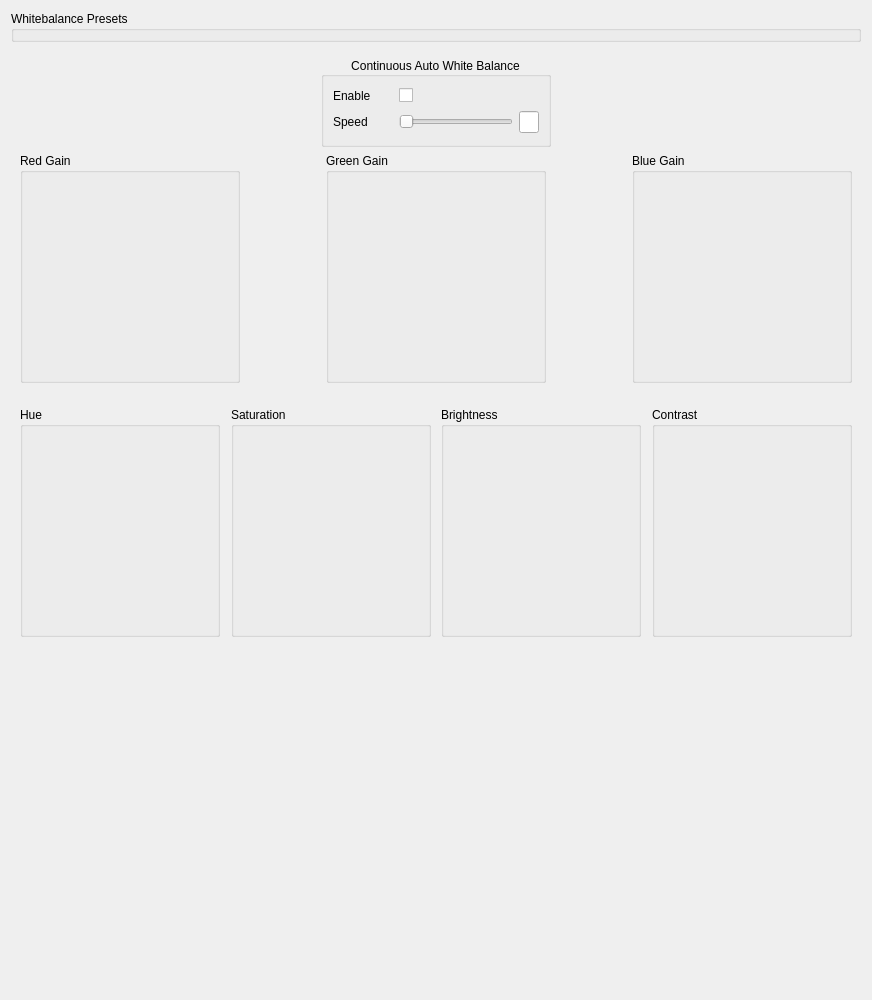
<?xml version="1.0" encoding="UTF-8"?>
<ui version="4.0">
 <class>UI_WbBox</class>
 <widget class="QWidget" name="UI_WbBox">
  <property name="geometry">
   <rect>
    <x>0</x>
    <y>0</y>
    <width>872</width>
    <height>1000</height>
   </rect>
  </property>
  <property name="windowTitle">
   <string>Form</string>
  </property>
  <property name="styleSheet">
   <string notr="true"/>
  </property>
  <layout class="QVBoxLayout" name="verticalLayout">
   <item>
    <widget class="ButtonArrayBox" name="WbButtonBox">
     <property name="font">
      <font>
       <pointsize>9</pointsize>
      </font>
     </property>
     <property name="focusPolicy">
      <enum>Qt::TabFocus</enum>
     </property>
     <property name="toolTip">
      <string/>
     </property>
     <property name="whatsThis">
      <string/>
     </property>
     <property name="title">
      <string>Whitebalance Presets</string>
     </property>
     <property name="maxColumns">
      <number>4</number>
     </property>
    </widget>
   </item>
   <item>
    <widget class="QWidget" name="WbSettings" native="true">
     <layout class="QGridLayout" name="gridLayout">
      <item row="1" column="7">
       <layout class="QVBoxLayout" name="verticalLayout_4">
        <item>
         <spacer name="verticalSpacer_3">
          <property name="orientation">
           <enum>Qt::Vertical</enum>
          </property>
          <property name="sizeHint" stdset="0">
           <size>
            <width>20</width>
            <height>40</height>
           </size>
          </property>
         </spacer>
        </item>
        <item>
         <widget class="SingleChannelKnobBox" name="BlueGain">
          <property name="minimumSize">
           <size>
            <width>220</width>
            <height>230</height>
           </size>
          </property>
          <property name="maximumSize">
           <size>
            <width>220</width>
            <height>230</height>
           </size>
          </property>
          <property name="focusPolicy">
           <enum>Qt::TabFocus</enum>
          </property>
          <property name="toolTip">
           <string/>
          </property>
          <property name="whatsThis">
           <string/>
          </property>
          <property name="title">
           <string>Blue Gain</string>
          </property>
          <property name="maxRounds">
           <number>4</number>
          </property>
          <property name="maxAngle">
           <number>180</number>
          </property>
          <property name="needleImage">
           <pixmap resource="../../resource/resource.qrc">:/images/needle/dial-pointer.png</pixmap>
          </property>
          <property name="backgroundImage">
           <pixmap resource="../../resource/resource.qrc">:/images/back/dial-back-blue.png</pixmap>
          </property>
         </widget>
        </item>
       </layout>
      </item>
      <item row="1" column="2">
       <spacer name="horizontalSpacer_3">
        <property name="orientation">
         <enum>Qt::Horizontal</enum>
        </property>
        <property name="sizeHint" stdset="0">
         <size>
          <width>40</width>
          <height>20</height>
         </size>
        </property>
       </spacer>
      </item>
      <item row="1" column="5">
       <spacer name="horizontalSpacer_4">
        <property name="orientation">
         <enum>Qt::Horizontal</enum>
        </property>
        <property name="sizeHint" stdset="0">
         <size>
          <width>40</width>
          <height>20</height>
         </size>
        </property>
       </spacer>
      </item>
      <item row="1" column="0">
       <layout class="QVBoxLayout" name="verticalLayout_3">
        <item>
         <spacer name="verticalSpacer_2">
          <property name="orientation">
           <enum>Qt::Vertical</enum>
          </property>
          <property name="sizeHint" stdset="0">
           <size>
            <width>20</width>
            <height>0</height>
           </size>
          </property>
         </spacer>
        </item>
        <item>
         <widget class="SingleChannelKnobBox" name="RedGain">
          <property name="minimumSize">
           <size>
            <width>220</width>
            <height>230</height>
           </size>
          </property>
          <property name="maximumSize">
           <size>
            <width>220</width>
            <height>230</height>
           </size>
          </property>
          <property name="focusPolicy">
           <enum>Qt::TabFocus</enum>
          </property>
          <property name="toolTip">
           <string/>
          </property>
          <property name="whatsThis">
           <string/>
          </property>
          <property name="title">
           <string>Red Gain</string>
          </property>
          <property name="maxRounds">
           <number>4</number>
          </property>
          <property name="maxAngle">
           <number>180</number>
          </property>
          <property name="needleImage">
           <pixmap resource="../../resource/resource.qrc">:/images/needle/dial-pointer.png</pixmap>
          </property>
          <property name="backgroundImage">
           <pixmap resource="../../resource/resource.qrc">:/images/back/dial-back-red.png</pixmap>
          </property>
         </widget>
        </item>
       </layout>
      </item>
      <item row="1" column="3">
       <layout class="QVBoxLayout" name="verticalLayout_2">
        <item>
         <widget class="QGroupBox" name="gbxAwb">
          <property name="minimumSize">
           <size>
            <width>230</width>
            <height>90</height>
           </size>
          </property>
          <property name="maximumSize">
           <size>
            <width>16777215</width>
            <height>90</height>
           </size>
          </property>
          <property name="title">
           <string>Continuous Auto White Balance</string>
          </property>
          <property name="alignment">
           <set>Qt::AlignCenter</set>
          </property>
          <layout class="QGridLayout" name="gridLayout_2">
           <item row="0" column="1">
            <widget class="QCheckBox" name="cbxAwbEnable">
             <property name="focusPolicy">
              <enum>Qt::StrongFocus</enum>
             </property>
             <property name="text">
              <string/>
             </property>
            </widget>
           </item>
           <item row="0" column="0">
            <widget class="QLabel" name="lblAwbEnable">
             <property name="minimumSize">
              <size>
               <width>60</width>
               <height>0</height>
              </size>
             </property>
             <property name="maximumSize">
              <size>
               <width>60</width>
               <height>16777215</height>
              </size>
             </property>
             <property name="text">
              <string>Enable</string>
             </property>
            </widget>
           </item>
           <item row="1" column="0">
            <widget class="QLabel" name="lblAwbSpeed">
             <property name="minimumSize">
              <size>
               <width>60</width>
               <height>0</height>
              </size>
             </property>
             <property name="maximumSize">
              <size>
               <width>60</width>
               <height>16777215</height>
              </size>
             </property>
             <property name="text">
              <string>Speed</string>
             </property>
            </widget>
           </item>
           <item row="1" column="1">
            <widget class="QSlider" name="sldAwbSpeed">
             <property name="focusPolicy">
              <enum>Qt::NoFocus</enum>
             </property>
             <property name="pageStep">
              <number>1</number>
             </property>
             <property name="orientation">
              <enum>Qt::Horizontal</enum>
             </property>
            </widget>
           </item>
           <item row="1" column="2">
            <widget class="QLineEdit" name="letAwbSpeed">
             <property name="minimumSize">
              <size>
               <width>20</width>
               <height>0</height>
              </size>
             </property>
             <property name="maximumSize">
              <size>
               <width>20</width>
               <height>16777215</height>
              </size>
             </property>
             <property name="focusPolicy">
              <enum>Qt::StrongFocus</enum>
             </property>
             <property name="alignment">
              <set>Qt::AlignCenter</set>
             </property>
             <property name="readOnly">
              <bool>true</bool>
             </property>
            </widget>
           </item>
          </layout>
         </widget>
        </item>
        <item>
         <spacer name="verticalSpacer_4">
          <property name="orientation">
           <enum>Qt::Vertical</enum>
          </property>
          <property name="sizeHint" stdset="0">
           <size>
            <width>20</width>
            <height>0</height>
           </size>
          </property>
         </spacer>
        </item>
        <item>
         <layout class="QHBoxLayout" name="horizontalLayout">
          <item>
           <widget class="SingleChannelKnobBox" name="GreenGain">
            <property name="enabled">
             <bool>true</bool>
            </property>
            <property name="minimumSize">
             <size>
              <width>220</width>
              <height>230</height>
             </size>
            </property>
            <property name="maximumSize">
             <size>
              <width>220</width>
              <height>230</height>
             </size>
            </property>
            <property name="focusPolicy">
             <enum>Qt::TabFocus</enum>
            </property>
            <property name="toolTip">
             <string/>
            </property>
            <property name="whatsThis">
             <string/>
            </property>
            <property name="title">
             <string>Green Gain</string>
            </property>
            <property name="maxRounds">
             <number>4</number>
            </property>
            <property name="maxAngle">
             <number>180</number>
            </property>
            <property name="needleImage">
             <pixmap resource="../../resource/resource.qrc">:/images/needle/dial-pointer.png</pixmap>
            </property>
            <property name="backgroundImage">
             <pixmap resource="../../resource/resource.qrc">:/images/back/dial-back-green.png</pixmap>
            </property>
           </widget>
          </item>
         </layout>
        </item>
       </layout>
      </item>
     </layout>
    </widget>
   </item>
   <item>
    <widget class="QWidget" name="PostSettings" native="true">
     <layout class="QHBoxLayout" name="horizontalLayout_2">
      <item>
       <widget class="SingleChannelKnobBox" name="Hue">
        <property name="minimumSize">
         <size>
          <width>200</width>
          <height>230</height>
         </size>
        </property>
        <property name="maximumSize">
         <size>
          <width>200</width>
          <height>230</height>
         </size>
        </property>
        <property name="focusPolicy">
         <enum>Qt::TabFocus</enum>
        </property>
        <property name="toolTip">
         <string/>
        </property>
        <property name="whatsThis">
         <string/>
        </property>
        <property name="title">
         <string>Hue</string>
        </property>
        <property name="minimum" stdset="0">
         <number>-128</number>
        </property>
        <property name="maximum" stdset="0">
         <number>127</number>
        </property>
        <property name="comma" stdset="0">
         <number>7</number>
        </property>
        <property name="displayMultiplier">
         <number>90</number>
        </property>
        <property name="maxAngle">
         <number>150</number>
        </property>
        <property name="needleImage">
         <pixmap resource="../../resource/resource.qrc">:/images/needle/dial-pointer.png</pixmap>
        </property>
        <property name="backgroundImage">
         <pixmap resource="../../resource/resource.qrc">:/images/back/dial-back-gray.png</pixmap>
        </property>
       </widget>
      </item>
      <item>
       <spacer name="hs_3">
        <property name="orientation">
         <enum>Qt::Horizontal</enum>
        </property>
        <property name="sizeHint" stdset="0">
         <size>
          <width>40</width>
          <height>20</height>
         </size>
        </property>
       </spacer>
      </item>
      <item>
       <widget class="SingleChannelKnobBox" name="Saturation">
        <property name="minimumSize">
         <size>
          <width>200</width>
          <height>230</height>
         </size>
        </property>
        <property name="maximumSize">
         <size>
          <width>200</width>
          <height>230</height>
         </size>
        </property>
        <property name="focusPolicy">
         <enum>Qt::TabFocus</enum>
        </property>
        <property name="toolTip">
         <string/>
        </property>
        <property name="whatsThis">
         <string/>
        </property>
        <property name="title">
         <string>Saturation</string>
        </property>
        <property name="maximum" stdset="0">
         <number>255</number>
        </property>
        <property name="comma" stdset="0">
         <number>7</number>
        </property>
        <property name="maxAngle">
         <number>150</number>
        </property>
        <property name="needleImage">
         <pixmap resource="../../resource/resource.qrc">:/images/needle/dial-pointer.png</pixmap>
        </property>
        <property name="backgroundImage">
         <pixmap resource="../../resource/resource.qrc">:/images/back/dial-back-gray.png</pixmap>
        </property>
       </widget>
      </item>
      <item>
       <spacer name="hs_4">
        <property name="orientation">
         <enum>Qt::Horizontal</enum>
        </property>
        <property name="sizeHint" stdset="0">
         <size>
          <width>40</width>
          <height>20</height>
         </size>
        </property>
       </spacer>
      </item>
      <item>
       <widget class="SingleChannelKnobBox" name="Brightness">
        <property name="minimumSize">
         <size>
          <width>200</width>
          <height>230</height>
         </size>
        </property>
        <property name="maximumSize">
         <size>
          <width>200</width>
          <height>230</height>
         </size>
        </property>
        <property name="focusPolicy">
         <enum>Qt::TabFocus</enum>
        </property>
        <property name="toolTip">
         <string/>
        </property>
        <property name="whatsThis">
         <string/>
        </property>
        <property name="title">
         <string>Brightness</string>
        </property>
        <property name="minimum" stdset="0">
         <number>-128</number>
        </property>
        <property name="maximum" stdset="0">
         <number>127</number>
        </property>
        <property name="comma" stdset="0">
         <number>0</number>
        </property>
        <property name="maxAngle">
         <number>150</number>
        </property>
        <property name="needleImage">
         <pixmap resource="../../resource/resource.qrc">:/images/needle/dial-pointer.png</pixmap>
        </property>
        <property name="backgroundImage">
         <pixmap resource="../../resource/resource.qrc">:/images/back/dial-back-gray.png</pixmap>
        </property>
       </widget>
      </item>
      <item>
       <spacer name="hs_5">
        <property name="orientation">
         <enum>Qt::Horizontal</enum>
        </property>
        <property name="sizeHint" stdset="0">
         <size>
          <width>40</width>
          <height>20</height>
         </size>
        </property>
       </spacer>
      </item>
      <item>
       <widget class="SingleChannelKnobBox" name="Contrast">
        <property name="minimumSize">
         <size>
          <width>200</width>
          <height>230</height>
         </size>
        </property>
        <property name="maximumSize">
         <size>
          <width>200</width>
          <height>230</height>
         </size>
        </property>
        <property name="focusPolicy">
         <enum>Qt::TabFocus</enum>
        </property>
        <property name="toolTip">
         <string/>
        </property>
        <property name="whatsThis">
         <string/>
        </property>
        <property name="title">
         <string>Contrast</string>
        </property>
        <property name="maximum" stdset="0">
         <number>255</number>
        </property>
        <property name="comma" stdset="0">
         <number>7</number>
        </property>
        <property name="maxAngle">
         <number>150</number>
        </property>
        <property name="needleImage">
         <pixmap resource="../../resource/resource.qrc">:/images/needle/dial-pointer.png</pixmap>
        </property>
        <property name="backgroundImage">
         <pixmap resource="../../resource/resource.qrc">:/images/back/dial-back-gray.png</pixmap>
        </property>
       </widget>
      </item>
     </layout>
    </widget>
   </item>
   <item>
    <spacer name="verticalSpacer">
     <property name="orientation">
      <enum>Qt::Vertical</enum>
     </property>
     <property name="sizeHint" stdset="0">
      <size>
       <width>20</width>
       <height>40</height>
      </size>
     </property>
    </spacer>
   </item>
  </layout>
 </widget>
 <customwidgets>
  <customwidget>
   <class>SingleChannelKnobBox</class>
   <extends>QGroupBox</extends>
   <header>singlechannelknobbox.h</header>
   <container>1</container>
  </customwidget>
  <customwidget>
   <class>ButtonArrayBox</class>
   <extends>QGroupBox</extends>
   <header>btnarraybox.h</header>
   <container>1</container>
  </customwidget>
 </customwidgets>
 <tabstops>
  <tabstop>WbButtonBox</tabstop>
  <tabstop>cbxAwbEnable</tabstop>
  <tabstop>letAwbSpeed</tabstop>
  <tabstop>RedGain</tabstop>
  <tabstop>GreenGain</tabstop>
  <tabstop>BlueGain</tabstop>
  <tabstop>Hue</tabstop>
  <tabstop>Saturation</tabstop>
  <tabstop>Brightness</tabstop>
  <tabstop>Contrast</tabstop>
 </tabstops>
 <resources>
  <include location="../../resource/resource.qrc"/>
 </resources>
 <connections/>
</ui>
